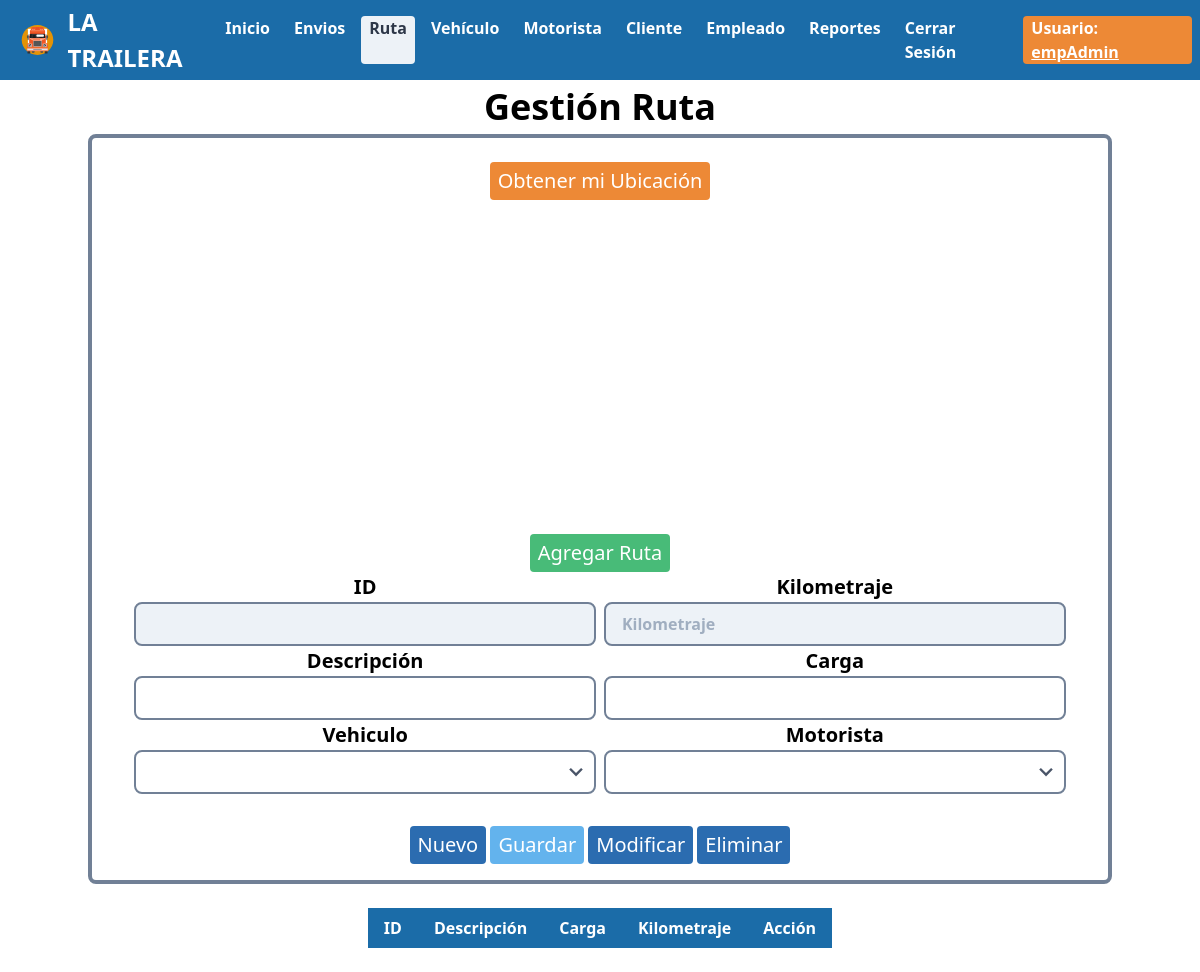
The page /controllers/controlRuta.php (signed in) on the database as committed earlier.
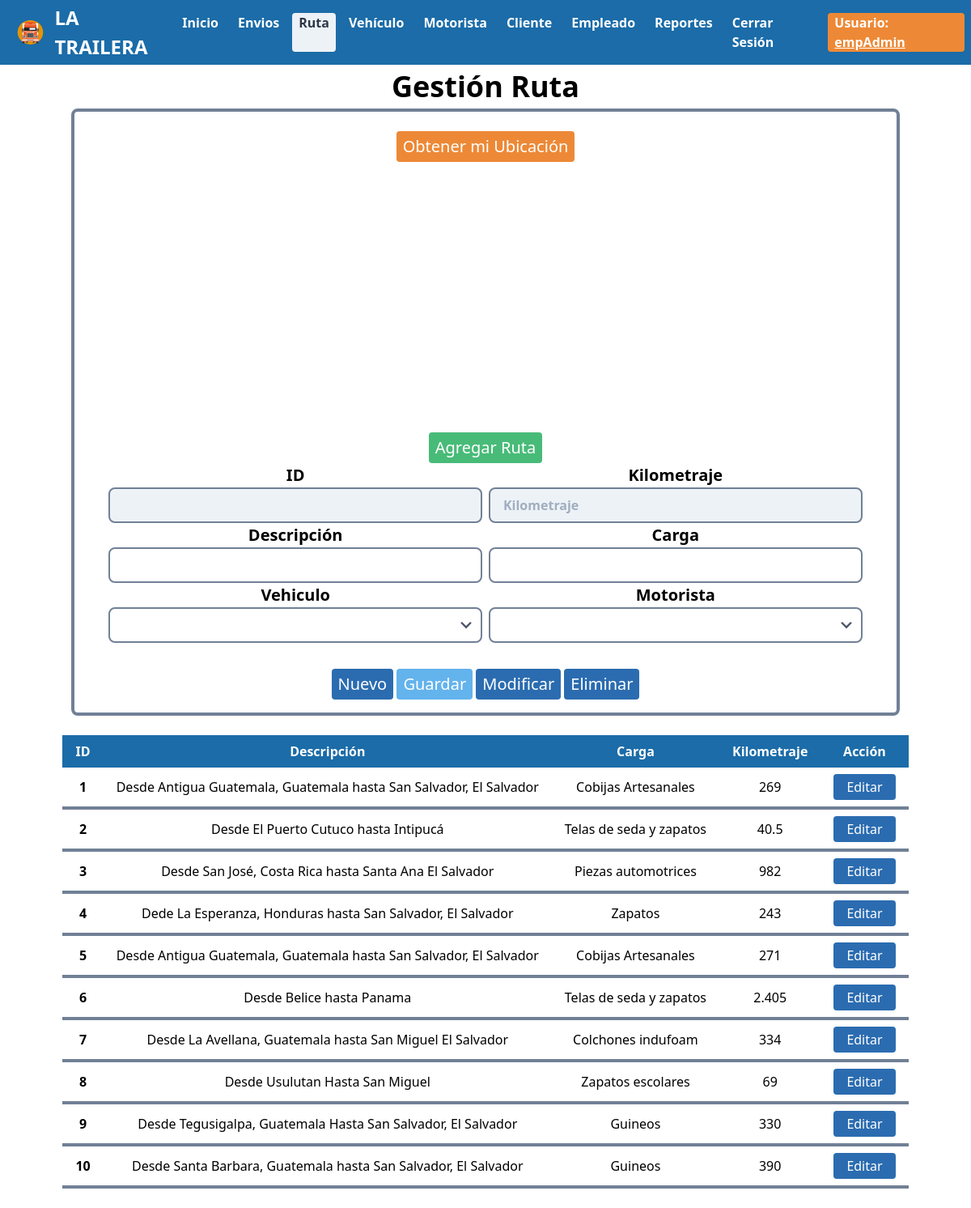
The same page on the database as committed later.
### tables this page shows
CREATE TABLE `ruta` (
  `idRuta` int(11) NOT NULL,
  `kilometraje` double NOT NULL,
  `latPuntoA` varchar(30) NOT NULL,
  `lngPuntoA` varchar(30) NOT NULL,
  `latPuntoB` varchar(30) NOT NULL,
  `lngPuntoB` varchar(30) NOT NULL,
  `idMotorista` int(11) NOT NULL,
  `idVehiculo` int(11) NOT NULL,
  `carga` varchar(200) NOT NULL,
  `descripcion` varchar(200) NOT NULL
);

### controllers/controlRuta.php (called while the page is built, shortened)
<?php
	require '../models/rutaModel.php';
	$obRuta=new RutaModel();
	$datos=$obRuta->getRuta();
	require '../views/rutaVista.php';
?>

### db/conexion.php (called while the page is built, shortened)
<?php
    class Conexion {
        function __construct() {
            $this->con=new mysqli(SERVER,USER,PASSWORD,BASE);
        }
    }
?>

### models/rutaModel.php (called while the page is built, shortened)
<?php
	require '../db/conexion.php';
	require 'rutaVehi.php';
	class RutaModel extends Conexion
	{
		function getRuta(){
			$res=$this->con->query("SELECT r.idRuta, r.kilometraje, r.latPuntoA, r.lngPuntoA, r.latPuntoB, r.lngPuntoB, r.idMotorista, r.idVehiculo, r.carga, r.descripcion, v.kmRecorridos FROM ruta r INNER JOIN vehiculo v ON r.idVehiculo = v.idVehiculo");
			$r=array();
			while($row=$res->fetch_assoc()){
				$e=new RutaVehi($row["idRuta"],$row["kilometraje"],$row["latPuntoA"],$row["lngPuntoA"],$row["latPuntoB"],$row["lngPuntoB"],$row["idMotorista"],$row["idVehiculo"],$row["carga"],$row["descripcion"],$row["kmRecorridos"]);
				$r[]=$e;
			}
			return $r;
		}
	}
?>

### models/rutaVehi.php (called while the page is built, shortened)
<?php
	class RutaVehi
	{
		private $idRuta;
		private $kilometraje;
		private $latPuntoA;
		private $lngPuntoA;
		private $latPuntoB;
		private $lngPuntoB;
		private $idMotorista;
		private $idVehiculo;
		private $carga;
		private $descripcion;
		function __construct($idRuta,$kilometraje,$latPuntoA,$lngPuntoA,$latPuntoB,$lngPuntoB,$idMotorista,$idVehiculo,$carga,$descripcion,$kmRecorridos)
		{
			$this->idRuta=$idRuta;
			$this->kilometraje=$kilometraje;
			$this->latPuntoA=$latPuntoA;
			$this->lngPuntoA=$lngPuntoA;
			$this->latPuntoB=$latPuntoB;
			$this->lngPuntoB=$lngPuntoB;
			$this->idMotorista=$idMotorista;
			$this->idVehiculo=$idVehiculo;
			$this->carga=$carga;
			$this->descripcion=$descripcion;
		}
		function getLatPuntoA(){
			return $this->latPuntoA;
		}
		function getLngPuntoA(){
			return $this->lngPuntoA;
		}
		function getLatPuntoB(){
			return $this->latPuntoB;
		}
		function getLngPuntoB(){
			return $this->lngPuntoB;
		}
		function getIdRuta(){
			return $this->idRuta;
		}
		function getKilometraje(){
			return $this->kilometraje;
		}
		function getIdMotorista(){
			return $this->idMotorista;
		}
		function getIdVehiculo(){
			return $this->idVehiculo;
		}
		function getCarga(){
			return $this->carga;
		}
		function getDescripcion(){
			return $this->descripcion;
		}
	}
?>

### views/rutaVista.php (the view, shortened to what the changed rows need)
<!DOCTYPE html>
<html lang="es">
<head>
    <link rel="stylesheet" href="dependencias/tailwind.css">
    <link rel="stylesheet" href="css/menu.css">
</head>
<body>
    <?php
        require 'menu/menuAdmin.php';
    ?>
<center class='h-auto'>
  <section class='h-auto'>
        <br>
                <table class="table-auto">
                    <thead>
                      <tr>
                        <th class='text-center text-white bg px-4 py-2'>ID</th>
                        <th class='text-center text-white bg px-4 py-2'>  Descripción  </th>
                        <th class='text-center text-white bg px-4 py-2'>Carga</th>
                        <th class='text-center text-white bg px-4 py-2'>Kilometraje</th>
                        <th class='text-center text-white bg px-4 py-2'>Acción</th>
                      </tr>
                    </thead>
                  <tbody>
                    <?php
                        $count=1;
                        foreach ($datos as $e) {
                            $idRuta=$e->getIdRuta();
                            $kilometraje=$e->getKilometraje();
                            $latPuntoA=$e->getLatPuntoA();
                            $lngPuntoA=$e->getLngPuntoA();
                            $latPuntoB=$e->getLatPuntoB();
                            $lngPuntoB=$e->getLngPuntoB();
                            $idMotorista=$e->getIdMotorista();
                            $idVehiculo=$e->getIdVehiculo();
                            $carga=str_replace(" ","&nbsp;",$e->getCarga());
                            $descripcion=str_replace(" ","&nbsp;",$e->getDescripcion());
                            $count=$count+1;
                            echo "<tr>
                                    <td class='border-b-4 border-gray-600 rounded-lg text-center font-bold px-4 py-2'>$idRuta</td>
                                    <td class='border-b-4 border-gray-600 rounded-lg text-center px-4 py-2'>$descripcion</td>
                                    <td class='border-b-4 border-gray-600 rounded-lg text-center px-4 py-2'>$carga</td>
                                    <td class='border-b-4 border-gray-600 rounded-lg text-center px-4 py-2'>$kilometraje</td>
                                    <td class='border-b-4 border-gray-600 rounded-lg text-center px-4 py-2'>
                                      <button class='bg-blue-700 hover:bg-red-800 text-white py-1 px-4 rounded' id='b3".$count."' onclick=$('#idRuta').val('$idRuta');$('#kilometrajeReal').val('$kilometraje');$('#my_lat').val('$latPuntoA');$('#my_lng').val('$lngPuntoA');$('#your_lat').val('$latPuntoB');$('#your_lng').val('$lngPuntoB');$('#idMotorista').val('$idMotorista');$('#idVehiculo').val('$idVehiculo');$('#carga').val('$carga');$('#descripcion').val('$descripcion');ruta();>Editar</button>
                                    </td>
                                  </tr>";
                        }
                    ?>
                  </tbody>
                 </table>
    </section>
</center>
<br>
</body>
</html>

Rows that differ between the two databases and show on the page:
added ruta: idRuta "1", descripcion "Desde Antigua Guatemala, Guatemala hasta San Salvador, El Salvador", carga "Cobijas Artesanales", kilometraje "269"
added ruta: idRuta "2", descripcion "Desde El Puerto Cutuco hasta Intipucá", carga "Telas de seda y zapatos", kilometraje "40.5"
added ruta: idRuta "3", descripcion "Desde San José, Costa Rica hasta Santa Ana El Salvador", carga "Piezas automotrices", kilometraje "982"
added ruta: idRuta "4", descripcion "Dede La Esperanza, Honduras hasta San Salvador, El Salvador", carga "Zapatos", kilometraje "243"
added ruta: idRuta "5", descripcion "Desde Antigua Guatemala, Guatemala hasta San Salvador, El Salvador", carga "Cobijas Artesanales", kilometraje "271"
added ruta: idRuta "6", descripcion "Desde Belice hasta Panama", carga "Telas de seda y zapatos", kilometraje "2.405"
added ruta: idRuta "7", descripcion "Desde La Avellana, Guatemala hasta San Miguel El Salvador", carga "Colchones indufoam", kilometraje "334"
added ruta: idRuta "8", descripcion "Desde Usulutan Hasta San Miguel", carga "Zapatos escolares", kilometraje "69"
added ruta: idRuta "9", descripcion "Desde Tegusigalpa, Guatemala Hasta San Salvador, El Salvador", carga "Guineos", kilometraje "330"
added ruta: idRuta "10", descripcion "Desde Santa Barbara, Guatemala hasta San Salvador, El Salvador", carga "Guineos", kilometraje "390"
